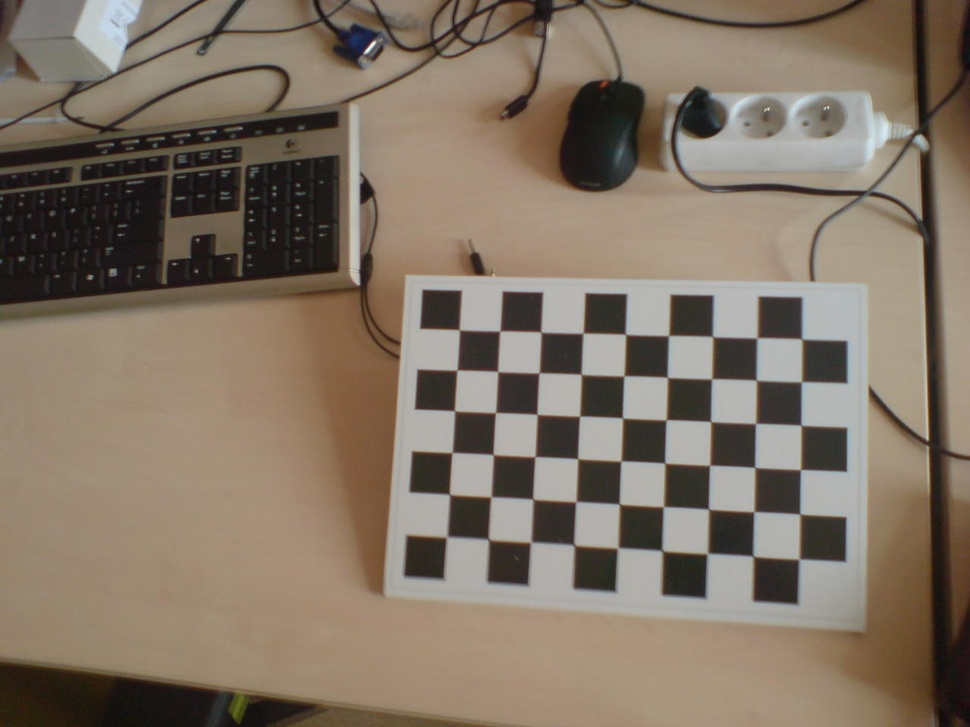
#> input picture opencv_py/K800i_calib/DSC00774.JPG, 970 x 727 px, shrunk from 1280 x 960 before the run
$ python local_adaptive_threshold.py K800i_calib/DSC00774.JPG
#> lines starting #> are read from the running program, lines starting #| are printed output that depends on the picture; after the words box and inside, x2 and y2 are one past the last pixel; in counts of white or black regions, pixels touching at a corner belong together
#!/usr/bin/env python

import argparse
import os

import cv2

parser = argparse.ArgumentParser()
parser.add_argument("image")
parser.add_argument("--radius", "-r", type=int, default=15)
parser.add_argument("--cvalue", "-c", type=int, default=15)
parser.add_argument("--erode", type=int)
parser.add_argument("--close", type=int)
parser.add_argument("--suffix", default="_t", help="Name suffix for saved result.")
args = parser.parse_args()

image = cv2.imread(args.image, cv2.IMREAD_GRAYSCALE)
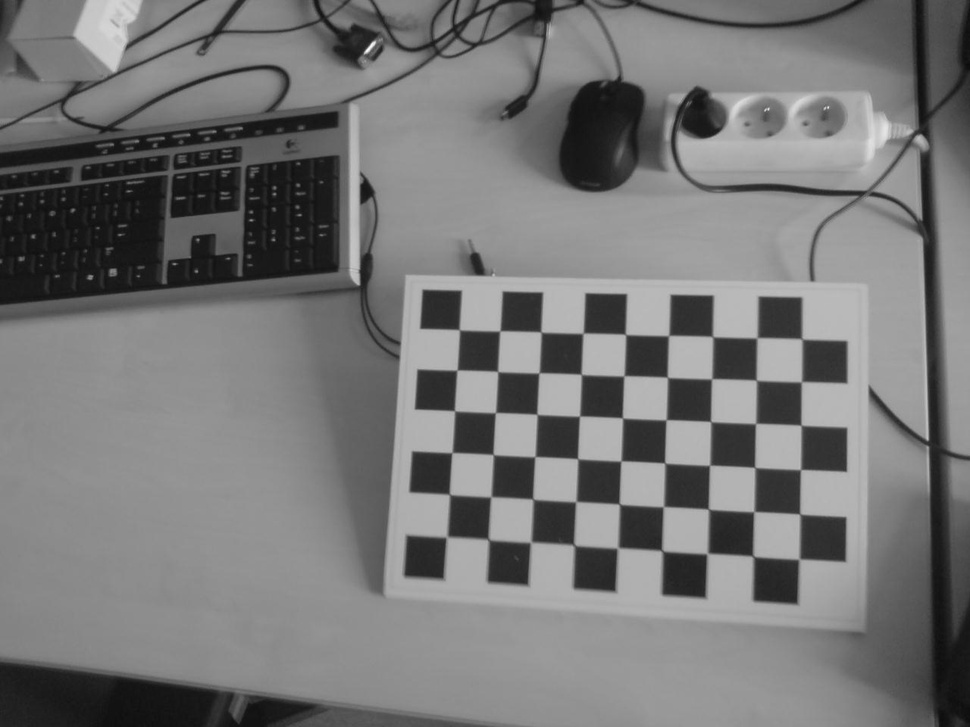
#> image: shape (727, 970); min 11, max 250, mean 118.4

block = 2 * args.radius + 1 # must be an odd number
result = cv2.adaptiveThreshold(image, 255, cv2.ADAPTIVE_THRESH_GAUSSIAN_C, cv2.THRESH_BINARY, block, args.cvalue)
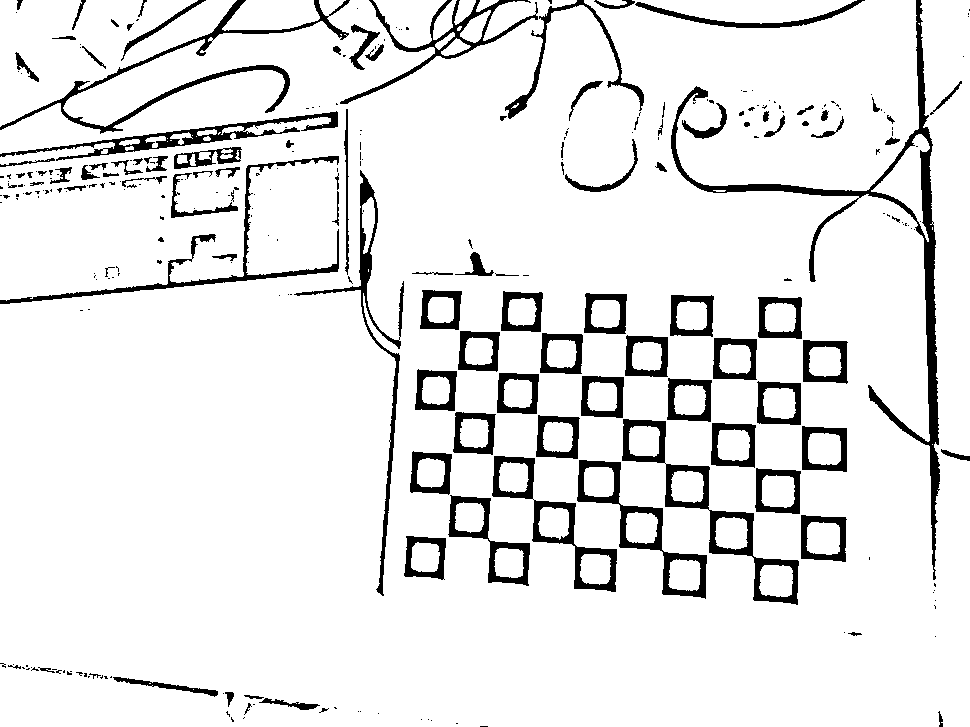
#> result: shape (727, 970); 91% white; 301 black regions (188 under 20 px), largest, box (x1, y1, x2, y2) and area: (671, 0, 940, 580) 7601, (622, 419, 799, 605) 3667, (0, 0, 350, 134) 3381


if args.close:
    r = args.close
    kernel = cv2.getStructuringElement(cv2.MORPH_ELLIPSE, (r, r))
    result = cv2.morphologyEx(result, cv2.MORPH_CLOSE, kernel)

if args.erode:
    r = args.erode
    kernel = cv2.getStructuringElement(cv2.MORPH_ELLIPSE, (r, r))
    result = cv2.morphologyEx(result, cv2.MORPH_ERODE, kernel)

cv2.imshow('Adaptive Threshold', result)
cv2.waitKey(0)
cv2.destroyAllWindows()

base, ext = os.path.splitext(args.image)
output = base + args.suffix + ".png"
cv2.imwrite(output, result)
print("Saved to:", output)

$ run again, on opencv_py/K800i_calib/DSC00776.JPG
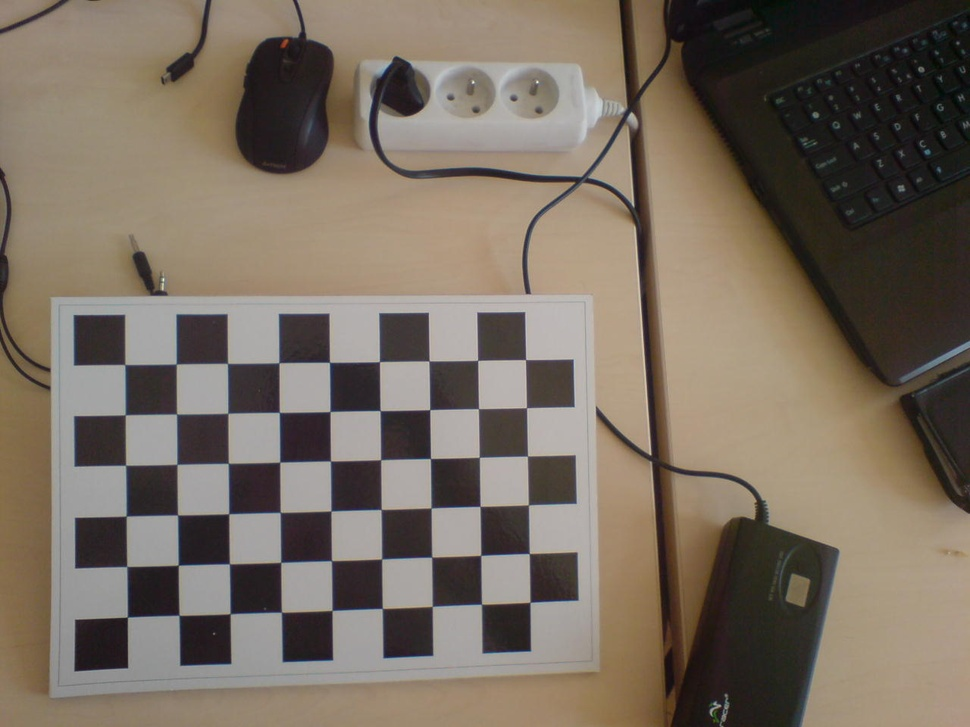
#> input picture opencv_py/K800i_calib/DSC00776.JPG, 970 x 727 px, shrunk from 1280 x 960 before the run
#> `image = cv2.imread(args.image, cv2.IMREAD_GRAYSCALE)`:
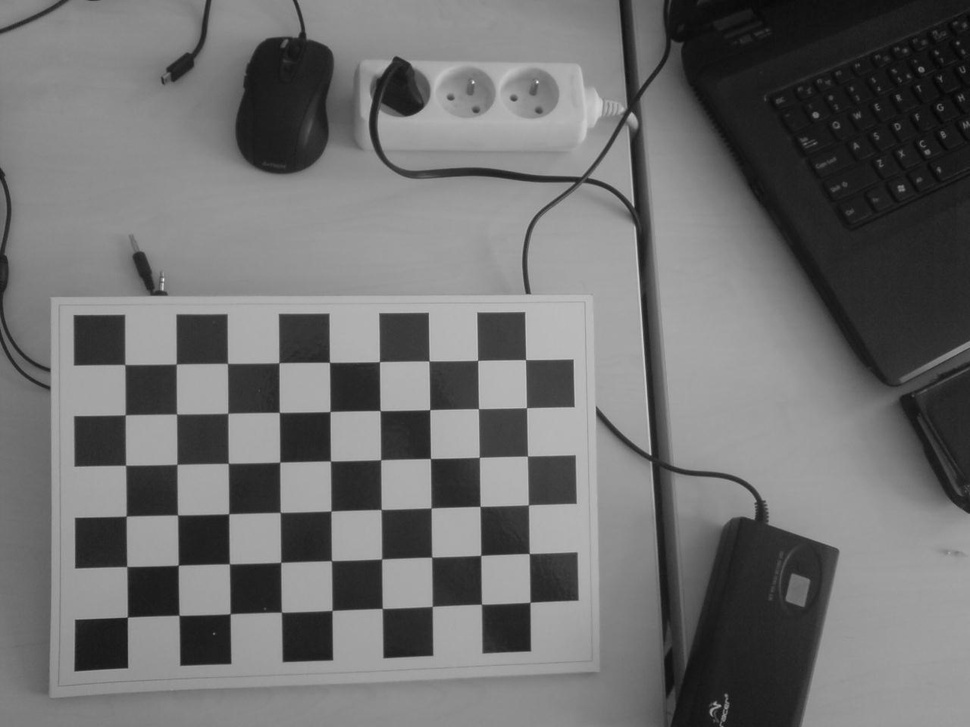
#> image: shape (727, 970); min 5, max 240, mean 111.1
#> `result = cv2.adaptiveThreshold(image, 255, cv2.ADAPTIVE_THRESH_GAUSSIA..`:
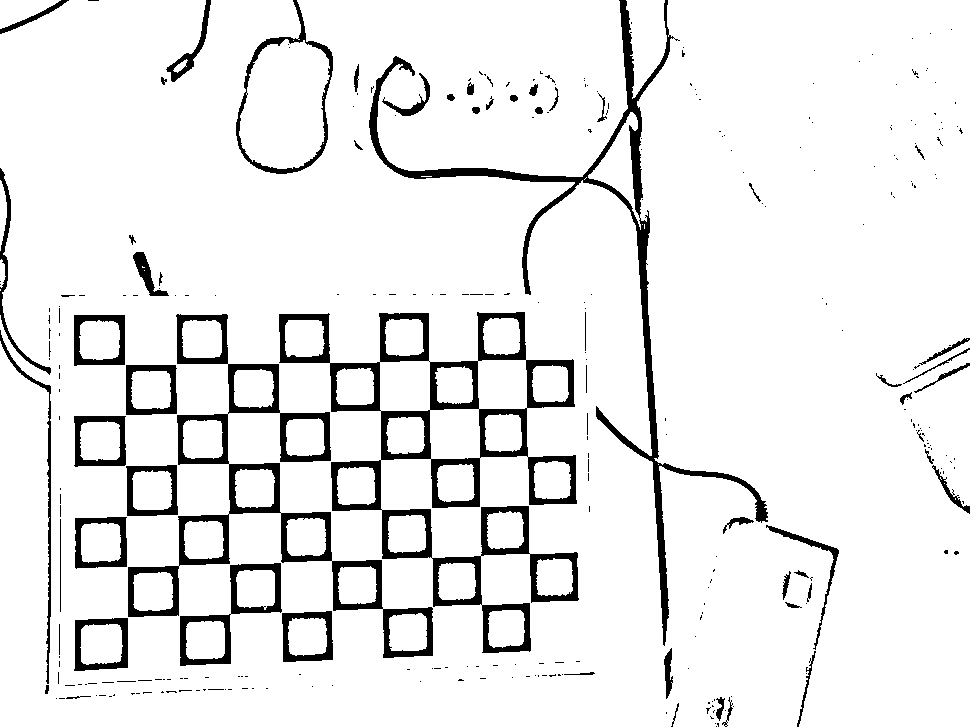
#> result: shape (727, 970); 91.9% white; 313 black regions (250 under 20 px), largest, box (x1, y1, x2, y2) and area: (279, 312, 579, 653) 16588, (128, 314, 433, 658) 10624, (369, 0, 768, 646) 9938

$ run again, on opencv_py/K800i_calib/DSC00777.JPG
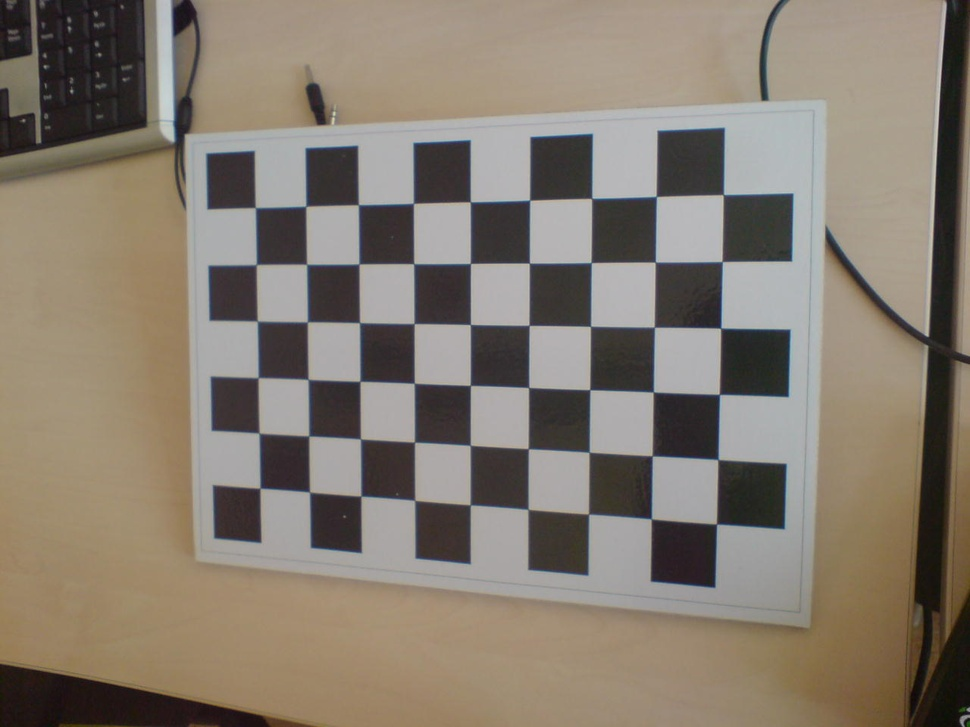
#> input picture opencv_py/K800i_calib/DSC00777.JPG, 970 x 727 px, shrunk from 1280 x 960 before the run
#> `image = cv2.imread(args.image, cv2.IMREAD_GRAYSCALE)`:
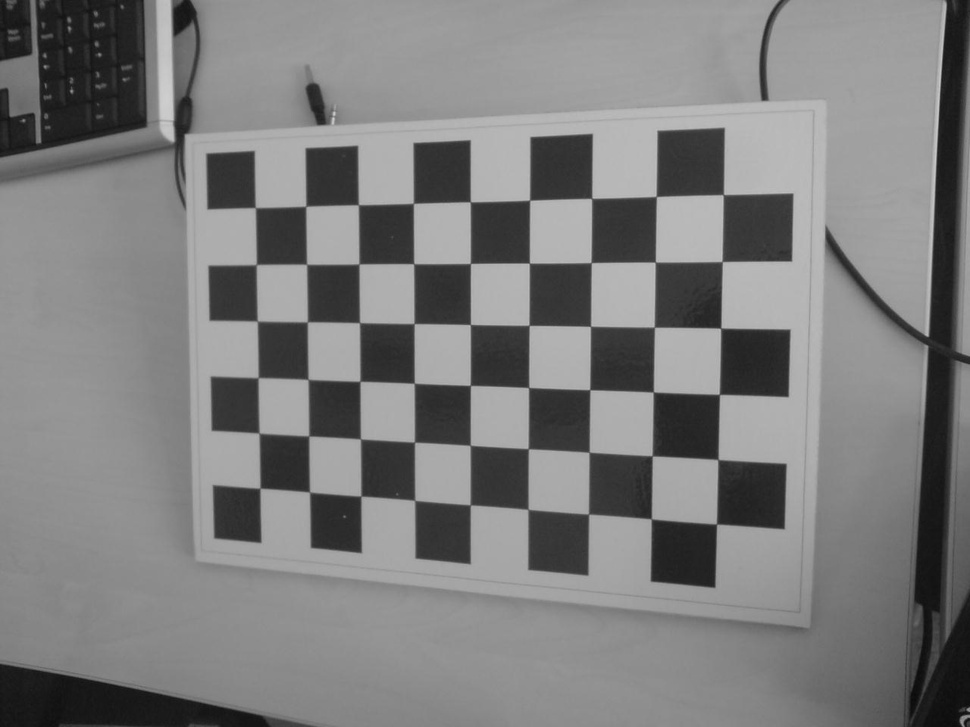
#> image: shape (727, 970); min 10, max 208, mean 125.1
#> `result = cv2.adaptiveThreshold(image, 255, cv2.ADAPTIVE_THRESH_GAUSSIA..`:
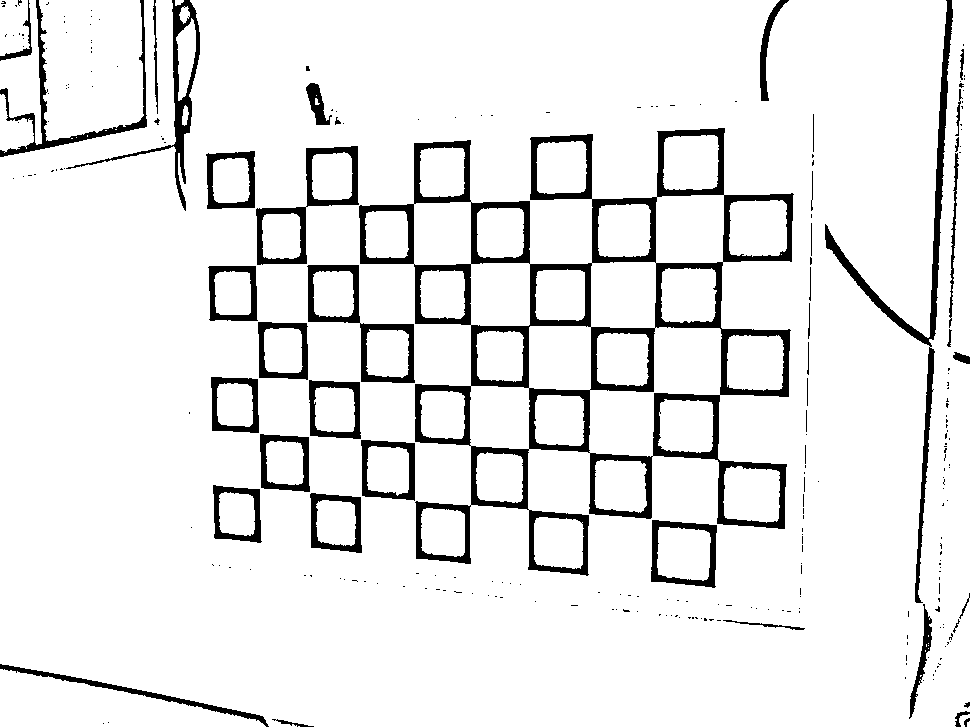
#> result: shape (727, 970); 91.6% white; 258 black regions (213 under 20 px), largest, box (x1, y1, x2, y2) and area: (359, 128, 794, 576) 28400, (825, 0, 953, 603) 4574, (307, 265, 415, 383) 2373

$ run again, on opencv_py/K800i_calib/DSC00778.JPG
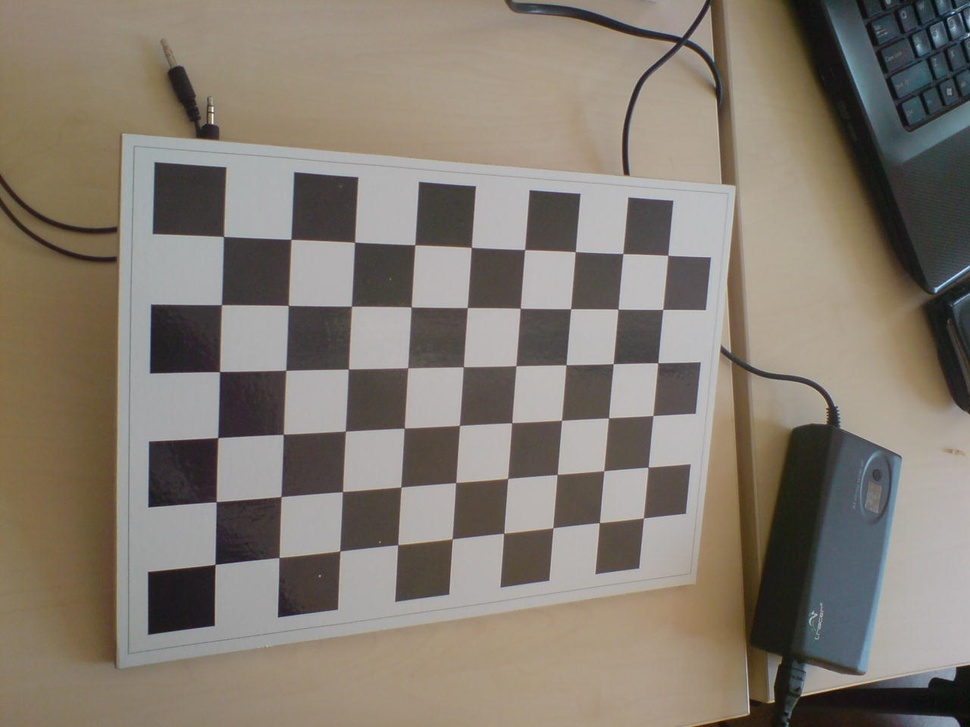
#> input picture opencv_py/K800i_calib/DSC00778.JPG, 970 x 727 px, shrunk from 1280 x 960 before the run
#> `image = cv2.imread(args.image, cv2.IMREAD_GRAYSCALE)`:
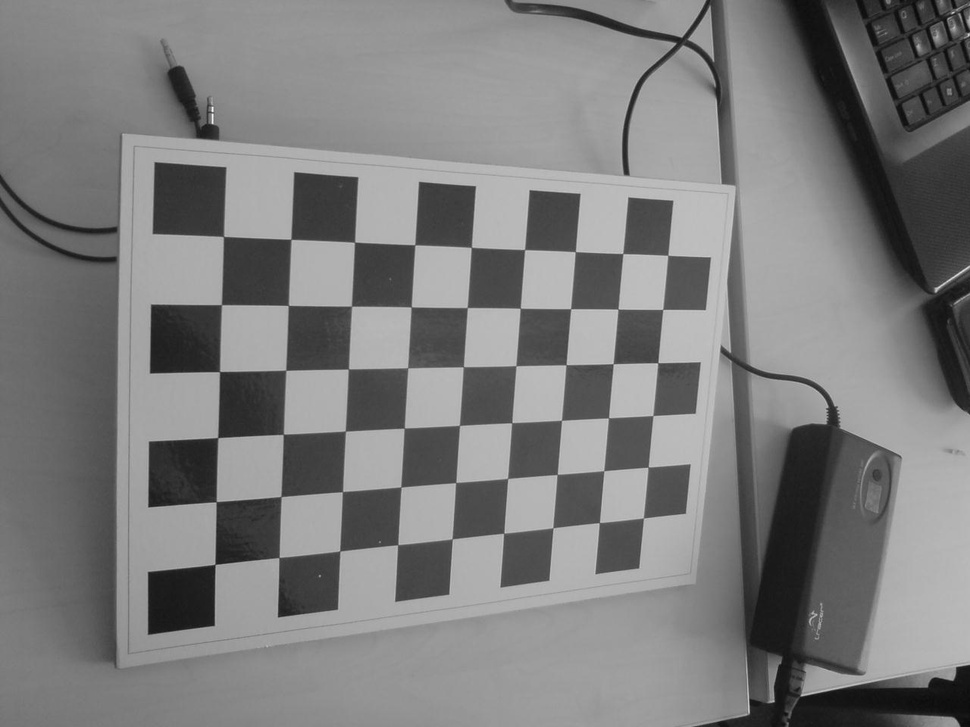
#> image: shape (727, 970); min 9, max 247, mean 124.3
#> `result = cv2.adaptiveThreshold(image, 255, cv2.ADAPTIVE_THRESH_GAUSSIA..`:
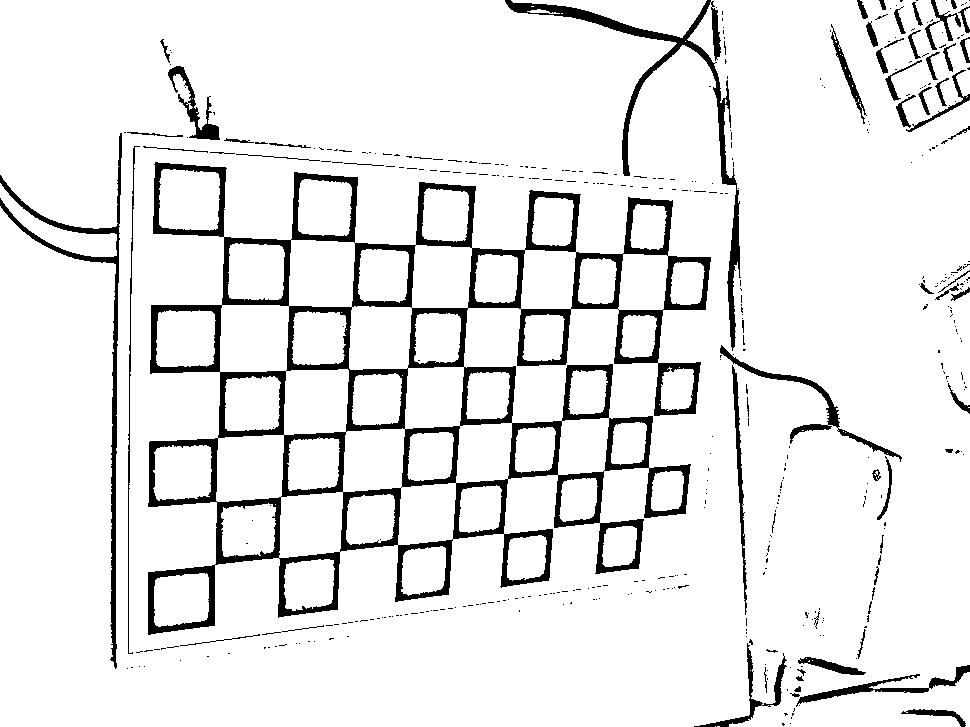
#> result: shape (727, 970); 91.2% white; 436 black regions (371 under 20 px), largest, box (x1, y1, x2, y2) and area: (148, 162, 711, 635) 40500, (505, 0, 741, 351) 4935, (0, 133, 122, 669) 3521
